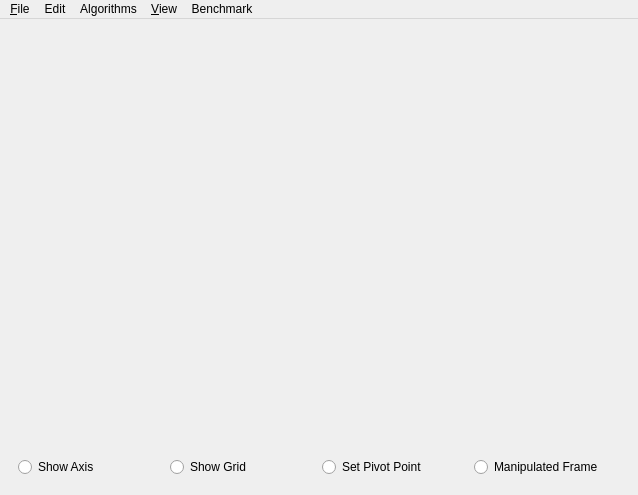
<?xml version="1.0" encoding="UTF-8"?>
<ui version="4.0">
 <class>MainWindow</class>
 <widget class="QMainWindow" name="MainWindow">
  <property name="geometry">
   <rect>
    <x>0</x>
    <y>0</y>
    <width>638</width>
    <height>495</height>
   </rect>
  </property>
  <property name="windowTitle">
   <string>CGAL AABB tree demo</string>
  </property>
  <property name="windowIcon">
   <iconset resource="AABB_demo.qrc">
    <normaloff>:/cgal/icons/resources/cgal_logo.xpm</normaloff>:/cgal/icons/resources/cgal_logo.xpm</iconset>
  </property>
  <property name="locale">
   <locale language="English" country="UnitedStates"/>
  </property>
  <widget class="QWidget" name="centralwidget">
   <layout class="QVBoxLayout" name="verticalLayout">
    <item>
     <widget class="Viewer" name="viewer" native="true">
      <property name="locale">
       <locale language="English" country="UnitedStates"/>
      </property>
     </widget>
    </item>
    <item>
     <widget class="QWidget" name="horizontalWidget" native="true">
      <property name="sizePolicy">
       <sizepolicy hsizetype="Preferred" vsizetype="Fixed">
        <horstretch>0</horstretch>
        <verstretch>0</verstretch>
       </sizepolicy>
      </property>
      <layout class="QHBoxLayout" name="horizontalLayout">
       <property name="sizeConstraint">
        <enum>QLayout::SetDefaultConstraint</enum>
       </property>
       <item>
        <widget class="QRadioButton" name="axis_radioButton">
         <property name="text">
          <string>Show Axis</string>
         </property>
         <property name="autoExclusive">
          <bool>false</bool>
         </property>
        </widget>
       </item>
       <item>
        <widget class="QRadioButton" name="grid_radioButton">
         <property name="text">
          <string>Show Grid</string>
         </property>
         <property name="autoExclusive">
          <bool>false</bool>
         </property>
        </widget>
       </item>
       <item>
        <widget class="QRadioButton" name="pp_radioButton">
         <property name="text">
          <string>Set Pivot Point</string>
         </property>
         <property name="autoExclusive">
          <bool>false</bool>
         </property>
        </widget>
       </item>
       <item>
        <widget class="QRadioButton" name="mf_radioButton">
         <property name="text">
          <string>Manipulated Frame</string>
         </property>
         <property name="autoExclusive">
          <bool>false</bool>
         </property>
        </widget>
       </item>
      </layout>
     </widget>
    </item>
   </layout>
  </widget>
  <widget class="QMenuBar" name="menubar">
   <property name="geometry">
    <rect>
     <x>0</x>
     <y>0</y>
     <width>638</width>
     <height>20</height>
    </rect>
   </property>
   <widget class="QMenu" name="menuFile">
    <property name="title">
     <string>&amp;File</string>
    </property>
    <addaction name="actionLoadPolyhedron"/>
    <addaction name="separator"/>
    <addaction name="actionQuit"/>
   </widget>
   <widget class="QMenu" name="menuView">
    <property name="title">
     <string>&amp;View</string>
    </property>
    <addaction name="actionView_points"/>
    <addaction name="actionView_cutting_plane"/>
    <addaction name="actionView_segments"/>
    <addaction name="actionView_polyhedron"/>
   </widget>
   <widget class="QMenu" name="menuAlgorithms">
    <property name="title">
     <string>Algorithms</string>
    </property>
    <widget class="QMenu" name="menuRefine">
     <property name="title">
      <string>Refine</string>
     </property>
     <addaction name="actionRefine_bisection"/>
     <addaction name="actionRefine_loop"/>
    </widget>
    <widget class="QMenu" name="menuCut_plane">
     <property name="title">
      <string>Cut plane</string>
     </property>
     <addaction name="actionCutting_plane_none"/>
     <addaction name="actionIntersection_cutting_plane"/>
     <addaction name="actionSigned_distance_function_to_facets"/>
     <addaction name="actionUnsigned_distance_function_to_facets"/>
     <addaction name="actionUnsigned_distance_function_to_edges"/>
    </widget>
    <addaction name="actionEdge_points"/>
    <addaction name="actionInside_points"/>
    <addaction name="actionPoints_in_interval"/>
    <addaction name="actionBoundary_points"/>
    <addaction name="actionBoundary_segments"/>
    <addaction name="separator"/>
    <addaction name="menuCut_plane"/>
    <addaction name="menuRefine"/>
   </widget>
   <widget class="QMenu" name="menuBenchmarks">
    <property name="title">
     <string>Benchmark</string>
    </property>
    <widget class="QMenu" name="menuAgainst_triangles">
     <property name="title">
      <string>Against #triangles</string>
     </property>
     <addaction name="actionBench_memory"/>
     <addaction name="actionBench_construction"/>
     <addaction name="actionBench_intersections_vs_nbt"/>
     <addaction name="actionBench_distances_vs_nbt"/>
    </widget>
    <addaction name="actionBench_distances"/>
    <addaction name="actionBench_intersections"/>
    <addaction name="menuAgainst_triangles"/>
   </widget>
   <widget class="QMenu" name="menuEdit">
    <property name="title">
     <string>Edit</string>
    </property>
    <addaction name="actionClear_points"/>
    <addaction name="actionClear_segments"/>
    <addaction name="actionClear_cutting_plane"/>
    <addaction name="separator"/>
    <addaction name="actionCopy_snapshot"/>
    <addaction name="actionSave_snapshot"/>
   </widget>
   <addaction name="menuFile"/>
   <addaction name="menuEdit"/>
   <addaction name="menuAlgorithms"/>
   <addaction name="menuView"/>
   <addaction name="menuBenchmarks"/>
  </widget>
  <action name="actionQuit">
   <property name="text">
    <string>&amp;Quit</string>
   </property>
   <property name="shortcut">
    <string>Ctrl+Q</string>
   </property>
  </action>
  <action name="actionLoadPolyhedron">
   <property name="text">
    <string>Load polyhedron...</string>
   </property>
  </action>
  <action name="actionInside_points">
   <property name="text">
    <string>Inside points...</string>
   </property>
  </action>
  <action name="actionBench_distances">
   <property name="text">
    <string>Distances</string>
   </property>
  </action>
  <action name="actionUnsigned_distance_function_to_facets">
   <property name="text">
    <string>Unsigned distance function to facets</string>
   </property>
  </action>
  <action name="actionUnsigned_distance_function_to_edges">
   <property name="text">
    <string>Unsigned distance function to edges</string>
   </property>
  </action>
  <action name="actionSigned_distance_function_to_facets">
   <property name="text">
    <string>Signed distance function to facets</string>
   </property>
  </action>
  <action name="actionView_polyhedron">
   <property name="text">
    <string>Polyhedron</string>
   </property>
   <property name="shortcut">
    <string>P</string>
   </property>
  </action>
  <action name="actionView_points">
   <property name="text">
    <string>Points</string>
   </property>
  </action>
  <action name="actionClear_points">
   <property name="text">
    <string>Clear points</string>
   </property>
  </action>
  <action name="actionBoundary_segments">
   <property name="text">
    <string>Boundary segments...</string>
   </property>
  </action>
  <action name="actionBoundary_points">
   <property name="text">
    <string>Boundary points...</string>
   </property>
  </action>
  <action name="actionClear_segments">
   <property name="text">
    <string>Clear segments</string>
   </property>
  </action>
  <action name="actionView_segments">
   <property name="text">
    <string>Segments</string>
   </property>
  </action>
  <action name="actionEdge_points">
   <property name="text">
    <string>Edge points...</string>
   </property>
  </action>
  <action name="actionBench_intersections">
   <property name="text">
    <string>Intersections</string>
   </property>
  </action>
  <action name="actionView_distance_function">
   <property name="text">
    <string>Distance function</string>
   </property>
  </action>
  <action name="actionClear_distance_function">
   <property name="text">
    <string>Clear distance function</string>
   </property>
  </action>
  <action name="actionRefine_bisection">
   <property name="text">
    <string>Longest edge bisection</string>
   </property>
  </action>
  <action name="actionLoop_subdivision">
   <property name="text">
    <string>Loop subdivision</string>
   </property>
  </action>
  <action name="actionBench_memory">
   <property name="text">
    <string>Memory</string>
   </property>
  </action>
  <action name="actionBench_construction">
   <property name="text">
    <string>Construction</string>
   </property>
  </action>
  <action name="actionBench_intersections_vs_nbt">
   <property name="text">
    <string>Intersections</string>
   </property>
  </action>
  <action name="actionBench_distances_vs_nbt">
   <property name="text">
    <string>Distances</string>
   </property>
  </action>
  <action name="actionPoints_in_interval">
   <property name="text">
    <string>Points in interval...</string>
   </property>
  </action>
  <action name="actionSave_snapshot">
   <property name="text">
    <string>Save snapshot</string>
   </property>
  </action>
  <action name="actionCopy_snapshot">
   <property name="text">
    <string>Copy snapshot</string>
   </property>
  </action>
  <action name="actionRefine_loop">
   <property name="text">
    <string>Loop subdivision</string>
   </property>
  </action>
  <action name="actionIntersection_cutting_plane">
   <property name="text">
    <string>Intersection</string>
   </property>
  </action>
  <action name="actionView_cutting_plane">
   <property name="text">
    <string>Cut plane</string>
   </property>
  </action>
  <action name="actionClear_cutting_plane">
   <property name="text">
    <string>Clear cutting plane</string>
   </property>
  </action>
  <action name="actionCutting_plane_none">
   <property name="text">
    <string>None</string>
   </property>
  </action>
 </widget>
 <customwidgets>
  <customwidget>
   <class>Viewer</class>
   <extends>QWidget</extends>
   <header>Viewer.h</header>
  </customwidget>
 </customwidgets>
 <resources>
  <include location="AABB_demo.qrc"/>
 </resources>
 <connections/>
</ui>
